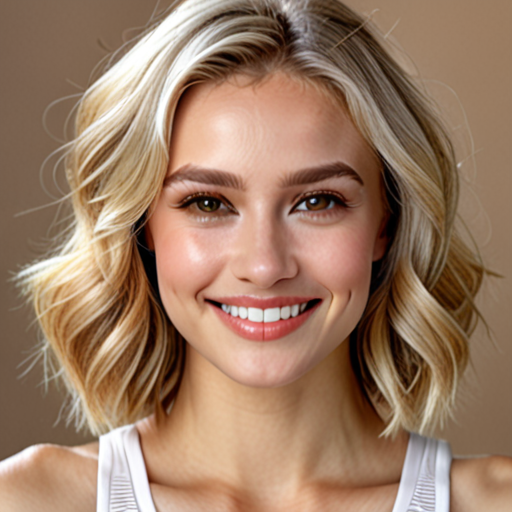
#> input picture HOG-SVM/ComfyUI_00075_.png, 512 x 512 px
$ python hogSvm.py
#> lines starting #> are read from the running program, lines starting #| are printed output that depends on the picture
import cv2
from skimage import io
from skimage.io import imread, imshow, imsave
from skimage.feature import hog
from skimage import exposure
from skimage.transform import resize
import numpy as np
import matplotlib.pyplot as plt

# Load the image
img = imread('ComfyUI_00075_.png')
#> img is the input picture: shape (512, 512, 3); mean R, G, B 155.6, 123.2, 100.1

# Resize the image (optional)
inv_scale = 1  # Change this value to scale the image
img_resized = resize(img, (img.shape[0] // inv_scale, img.shape[1] // inv_scale), preserve_range=True).astype(np.uint8)

# Convert to BGR format for OpenCV
img_bgr = cv2.cvtColor(img_resized, cv2.COLOR_RGB2BGR)

# Load Haar Cascade for face detection
face_cascade = cv2.CascadeClassifier(cv2.data.haarcascades + 'haarcascade_frontalface_default.xml')

# Convert the image to grayscale for face detection
gray = cv2.cvtColor(img_bgr, cv2.COLOR_BGR2GRAY)
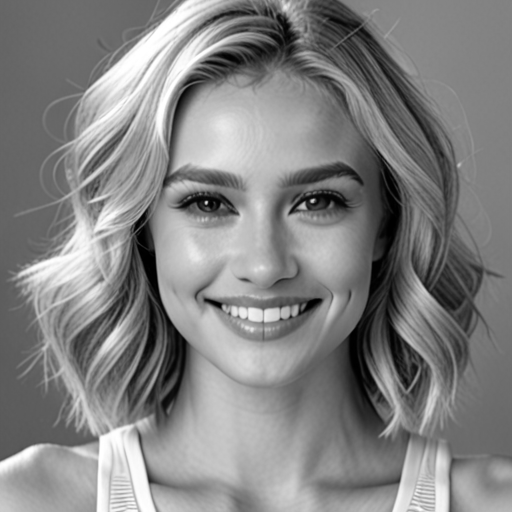
#> gray: shape (512, 512); min 0, max 255, mean 130.2

# Detect faces
faces = face_cascade.detectMultiScale(gray, scaleFactor=1.1, minNeighbors=5)
#> faces = [[122, 94, 284, 284]]

# Draw rectangles around detected faces
for (x, y, w, h) in faces:
    cv2.rectangle(img_bgr, (x, y), (x + w, y + h), (0, 0, 255), 2)  # Red rectangle
#> this loop made 1 pass
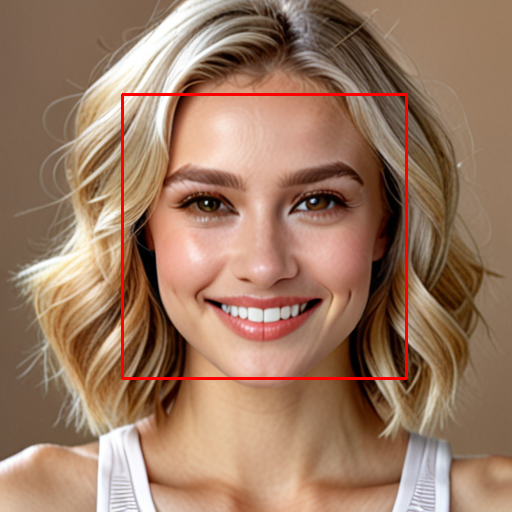
#> img_bgr: shape (512, 512, 3); mean B, G, R 99, 121.7, 156.9

# Display the original image with detected faces
plt.figure(figsize=(8, 6))
plt.subplot(1, 2, 1)
plt.title('Detected Faces')
imshow(cv2.cvtColor(img_bgr, cv2.COLOR_BGR2RGB))  # Convert back to RGB for displaying

# Set parameters for HOG
pixels_per_cell = (8, 8)

# Extract HOG features
hogfv, hog_image = hog(img_resized, orientations=9, pixels_per_cell=pixels_per_cell,
                       cells_per_block=(2, 2), visualize=True, channel_axis=-1)
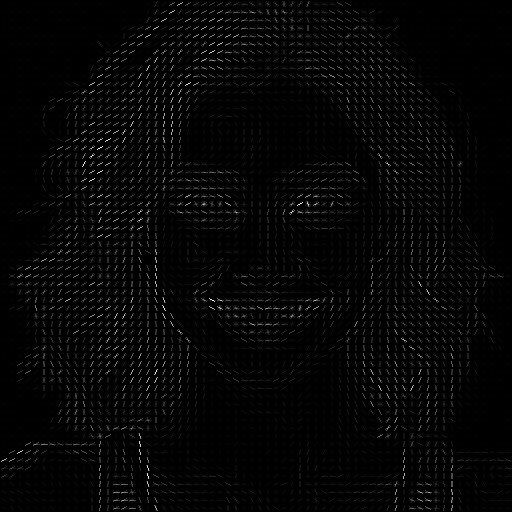
#> hog_image: shape (512, 512) float64; min 0, max 73.04, mean 1.6; drawn with min black and max white

# Rescale HOG image for better visualization
hog_image_rescaled = exposure.rescale_intensity(hog_image, in_range=(0, 5))
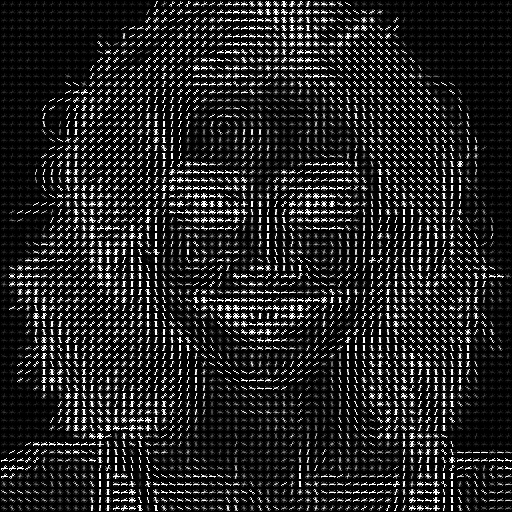
#> hog_image_rescaled: shape (512, 512) float64; min 0, max 1, mean 0.146

# Convert to 8-bit unsigned integer format for saving
hog_image_to_save = (hog_image_rescaled * 255).astype(np.uint8)

# Display the HOG image
plt.subplot(1, 2, 2)
plt.title('HOG Image')
imshow(hog_image_to_save)

# Save the image with detected faces
imsave('detected_faces.png', cv2.cvtColor(img_bgr, cv2.COLOR_BGR2RGB))

# Show the plots
plt.tight_layout()
plt.show()
